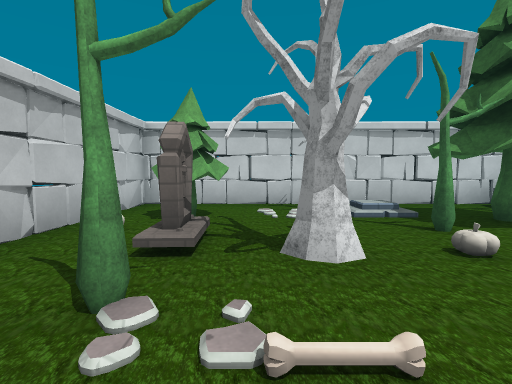
[1] (above)

15 first-person views from a walk through a level from a Godot 3-D game. The camera is 1.4 m above the floor, tilts 4° down and sees 85° across. The floor is counted in squares, 2 m on a side. Each view is taken from the middle of a square. On the plan, view 1 faces up. The plan holds only what a view shows up to about 9 squares ahead; the rest is blank. The place goes on beyond the plan. Some surface patterns are stand-ins.

[2]
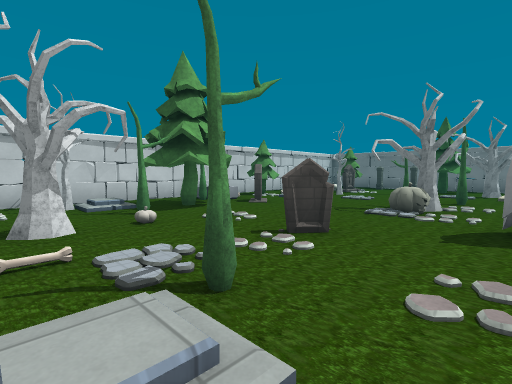

[3]
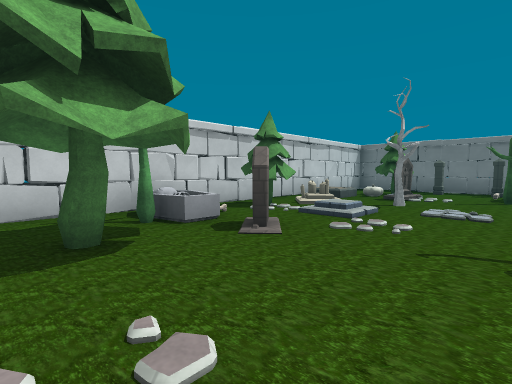

[4]
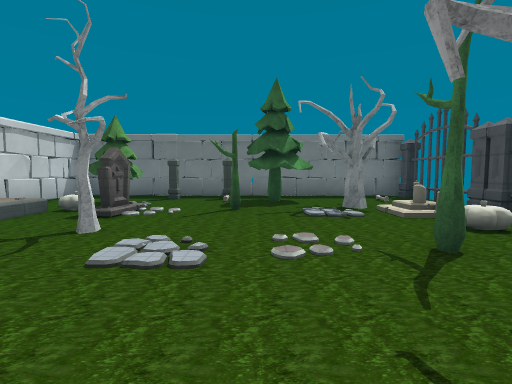

[5]
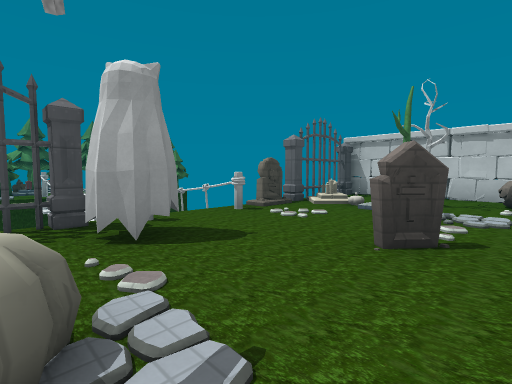

[6]
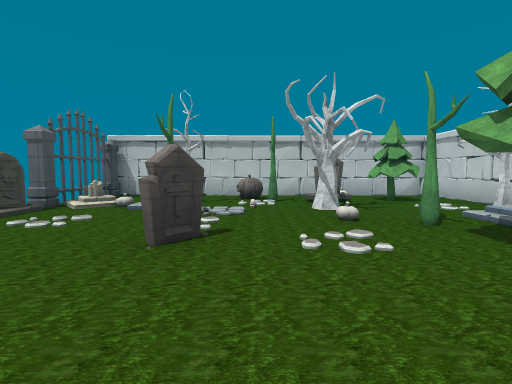

[7]
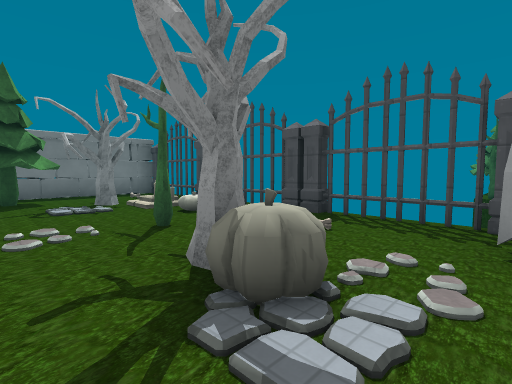

[8]
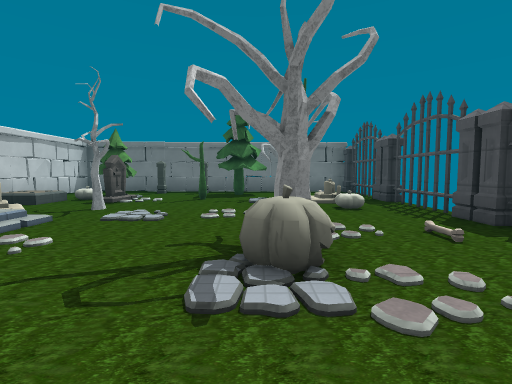

[9]
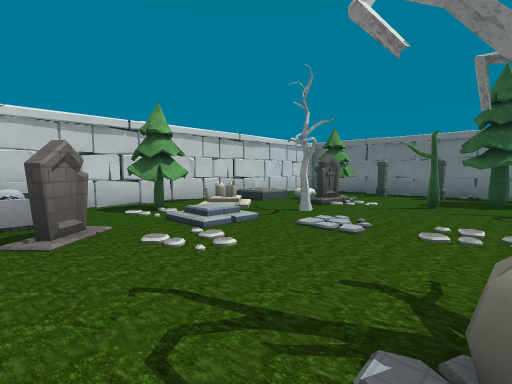

[10]
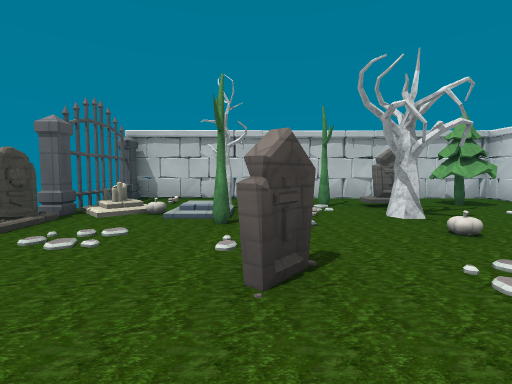

[11]
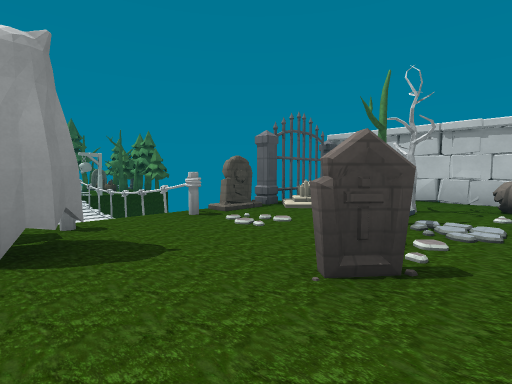

[12]
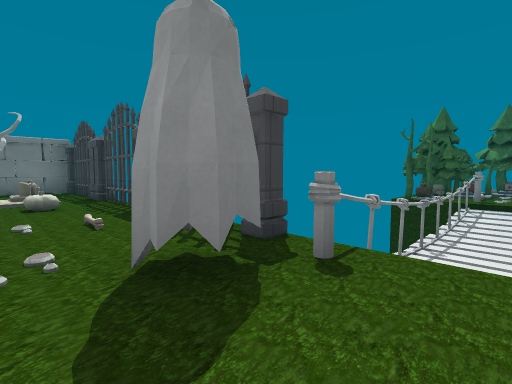

[13]
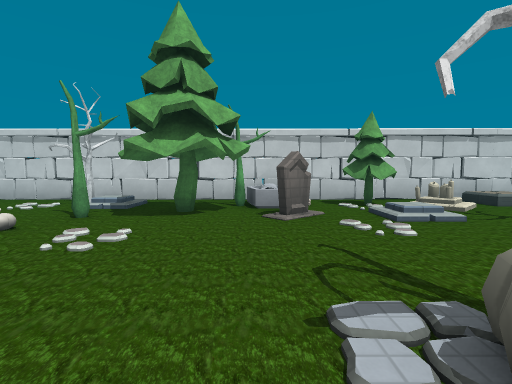

[14]
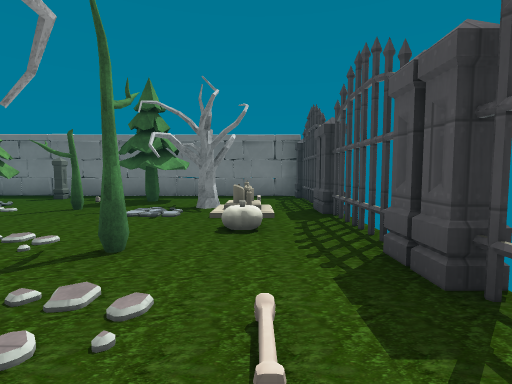

[15]
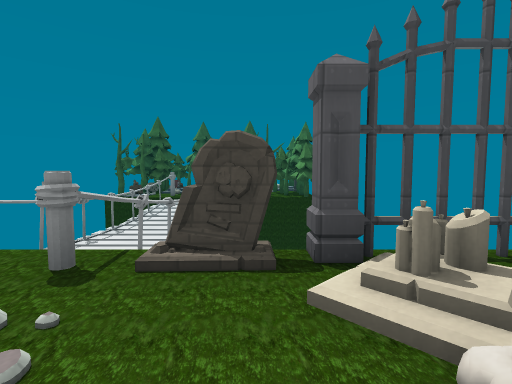

### Floor plan
Key: @ floor where view 1 was taken; # wall or solid block; x gap in a wall; . main floor; : floor 0.5 m higher than the main floor; / step, stairs or slope; = window, fence, low wall or low ledge; v drop or lower ground; T pine tree; R tree; M tombstone; B bones; C coffin; A candle; O other object.
Columns run from 3 left of view 1 to 15 right of it. Each row starts with its distance up from view 1.
  7 ###################
  6 #.................#
  5 #.T.R/.RCOTA///...#
  4 #.T....T.M///./TT.#
  3 #xM..R....//R.M.O.#
  2 #...R....../...OO.#
  1 #ORB..........R.T.#
  0 #..@R.M..OR....TT.#
 -1 #.#R/......R...R..#
 -2 #.O/....#.B..A:.O.#
 -3 #..AM#.##........##
 -4 ###### ###########
 -5      =vv
 -6      =vv

Where each view was taken, in squares from view 1:
view 1: 0 up, 0 right, facing up
view 2: 2 down, 0 right, facing up-right
view 3: 1 up, 3 right, facing up-right
view 4: 1 up, 6 right, facing right
view 5: 1 up, 6 right, facing down-left
view 6: 1 up, 6 right, facing left
view 7: 1 up, 5 right, facing down-right
view 8: 0 up, 4 right, facing right
view 9: 0 up, 5 right, facing up-right
view 10: 0 up, 5 right, facing left
view 11: 1 up, 5 right, facing down-left
view 12: 1 down, 3 right, facing down-right
view 13: 1 down, 5 right, facing up
view 14: 2 down, 6 right, facing right
view 15: 1 down, 1 right, facing down
